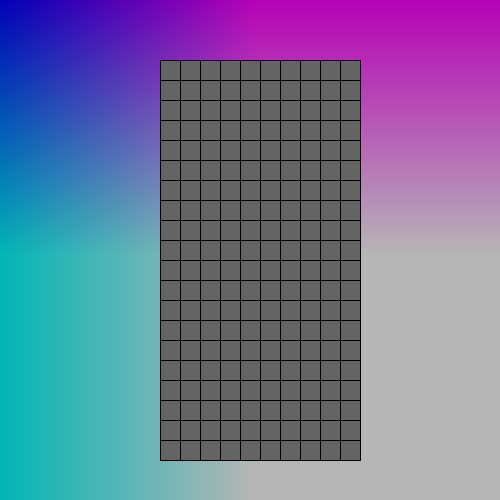
Frame 1 (no input)
Frame 60 (the mouse pressed at the canvas centre just before this capture): identical to frame 1, image omitted
Frame 120 (the mouse held since frame 60 and released just before this capture): identical to frame 1, image omitted

The Processing sketch that drew this single still picture (run headless with seeded random() and noise(); from frame 60 on, the mouse is pressed at the canvas centre):

// Processing sketch: zhen_zhan_others
// ── zhen_zhan_others.pde
Cell[][] grid;
int cols = 10;
int rows = 20;
void setup() {
  size(500,500);
  grid = new Cell[cols][rows];
  for (int i = 0; i < cols; i ++ ) {
    for (int j = 0; j < rows; j ++ ) {
      grid[i][j] = new Cell(i*20,j*20,20,20);
    }
  }
}
void draw() {
  noStroke();
    background(HSB, 100);
      for (int i = 0; i < 500; i++) {
      for (int j = 0; j < 500; j++) {
      stroke(i, j, 500);
      point(i, j);
  }
}
  for (int i = 0; i < cols; i ++ ) {    
    for (int j = 0; j < rows; j ++ ) {
      grid[i][j].display();
    }
  }
}
class Cell {


  float x,y;   
  float w,z;  
  float angle; 
  

  Cell(float width, float height, float W, float H) {
    x = width;
    y = height;
    w = W;
    z = H; 
  }
  void display() {
    stroke(0);
    fill(100);
    rect(x+160,y+60,w,z);
    
  }
}
